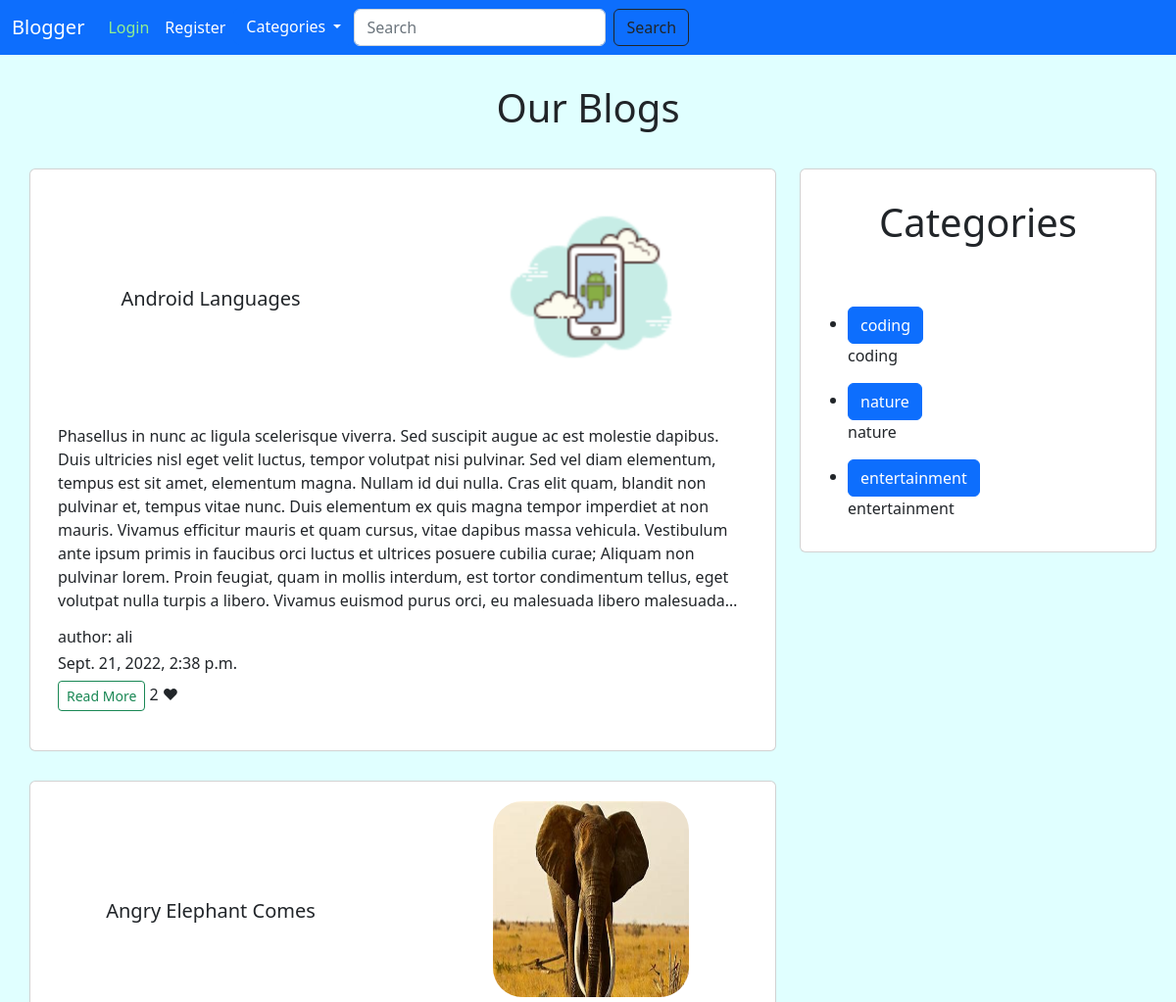
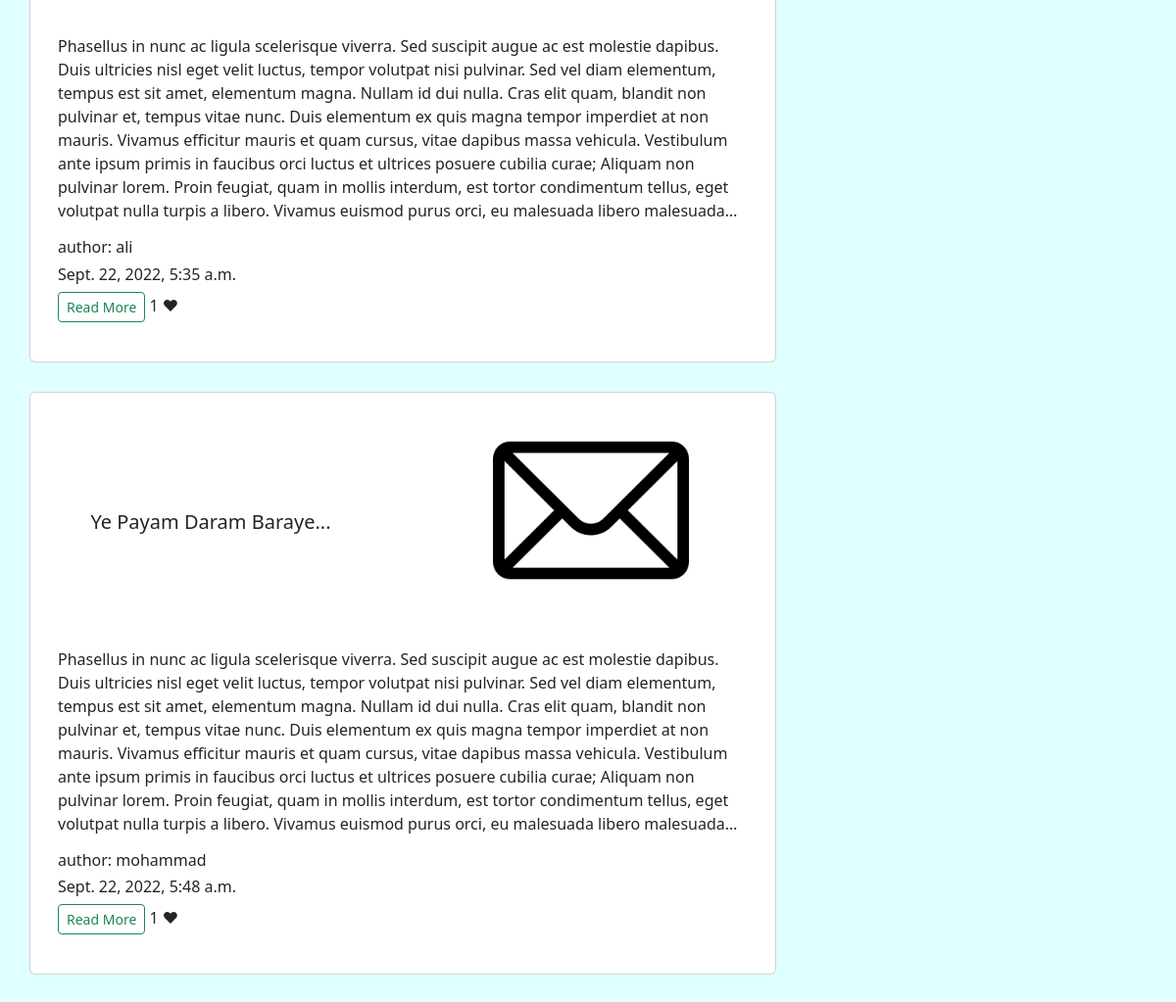
The page / on the database its author committed (2 pictures, top to bottom).
### blog/models.py (models this page shows, shortened)
class Blog(models.Model):
    slug = models.CharField(max_length=500, unique=True)
    created_on = models.DateTimeField(auto_now_add=True)
    author = models.ForeignKey(User, on_delete=models.CASCADE)
    title = models.CharField(max_length=150)
    body = models.TextField(max_length=4000)
    category = models.ForeignKey(
        Category, on_delete=models.PROTECT, null=False)
    image = models.ImageField(default='kiaei.jpg',
                              upload_to='blog_pictures')
    likes = models.ManyToManyField(User, related_name='blog_posts')
    def total_likes(self):
        return self.likes.count()

class Category(models.Model):
    name = models.CharField(max_length=150)
    description = models.CharField(max_length=1000)

### blog/views.py (the view)
# urls.py: path('', views.index, name='index'),
def index(request):
    blogs = Blog.objects.all()
    categories = Category.objects.all()
    context = {
        'blogs': blogs,
        'categories': categories,
    }
    return render(request, 'blog/index.html', context)

### blog/templates/blog/index.html (shortened to what this page needs)
{% extends 'blog/base.html' %}
{% block body %}
<h1 style="text-align: center;">Our Blogs</h1>
<div class="row">
    <div class="col-md-8">
        {% for blog in blogs %}
        <div style="margin-left: 30px; margin-bottom: 30px;" class="card">
            <div class="row">
                <div class="col-md-6 text-center">
                    <h5 style="margin-top:120px;" class="card-title">{{ blog.title }}</h5>
                </div>
                <div class="col-md-6">
                    <img style="border-radius: 30px; margin-left: 80px; margin-top: 20px;" width="200px" height="200px"
                        src="{{ blog.image.url }}" alt="">
                </div>
            </div>
            <div class="row">
                <div style="padding: 40px;" class="col-md-12">
                    <p class="card-text text">{{ blog.body }}</p>
                    <h6>author: {{ blog.author }}</h6>
                    <h6>{{ blog.created_on }}</h6>
                    <a href="{% url 'blog:details' blog.slug %}" class="btn btn-outline-success btn-sm">Read
                        More</a>
                    {{ blog.total_likes }} ❤
                </div>
            </div>
        </div>
        {% endfor %}
    </div>
    <div class="col-md-4">
        <div style="margin-right:20px;" class="card">
            <div class="card-title">
                <h1>Categories</h1>
            </div>
            <div class="card-body">
                <ul>
                    {% for category in categories %}
                    <li>
                        <a class="btn btn-primary" href="{% url 'blog:category' category.name %}">{{category.name}}</a>
                        <p>{{ category.description }}</p>
                    </li>
                    {% endfor %}
                </ul>
            </div>
        </div>
    </div>
</div>
{% endblock body %}

### blog/static/blog/style.css (style rules this page uses)
h1 { text-align: center; padding: 30px; }
body { background-color: lightcyan; }
.text { overflow: hidden; text-overflow: ellipsis; display: -webkit-box; -webkit-line-clamp: 8; line-clamp: 8; -webkit-box-orient: vertical; }

### rows shown on the page
Blog: title "Android Languages", image (picture), body "Phasellus in nunc ac ligula scelerisque viverra. Sed suscipit augue ac est molestie dapibus. Duis ultricies nisl eget velit luctus, tempor volutpat nisi pulvinar. Sed vel diam elementum, tempus est sit amet, elementum magna. Nullam id dui nulla. Cras elit quam, blandit non pulvinar et, tempus vitae nunc. Duis elementum ex quis magna tempor imperdiet at non mauris. Vivamus efficitur mauris et quam cursus, vitae dapibus massa vehicula. Vestibulum ante ipsum primis in faucibus orci luctus et ultrices posuere cubilia curae; Aliquam non pulvinar lorem. Proin feugiat, quam in mollis interdum, est tortor condimentum tellus, eget volutpat nulla turpis a libero. Vivamus euismod purus orci, eu…", author "ali", created_on "Sept. 21, 2022, 2:38 p.m.", total_likes "2"
Blog: title "Angry Elephant Comes", image (picture), body "Phasellus in nunc ac ligula scelerisque viverra. Sed suscipit augue ac est molestie dapibus. Duis ultricies nisl eget velit luctus, tempor volutpat nisi pulvinar. Sed vel diam elementum, tempus est sit amet, elementum magna. Nullam id dui nulla. Cras elit quam, blandit non pulvinar et, tempus vitae nunc. Duis elementum ex quis magna tempor imperdiet at non mauris. Vivamus efficitur mauris et quam cursus, vitae dapibus massa vehicula. Vestibulum ante ipsum primis in faucibus orci luctus et ultrices posuere cubilia curae; Aliquam non pulvinar lorem. Proin feugiat, quam in mollis interdum, est tortor condimentum tellus, eget volutpat nulla turpis a libero. Vivamus euismod purus orci, eu…", author "ali", created_on "Sept. 22, 2022, 5:35 a.m.", total_likes "1"
Blog: title "Ye Payam Daram Baraye...", image (picture), body "Phasellus in nunc ac ligula scelerisque viverra. Sed suscipit augue ac est molestie dapibus. Duis ultricies nisl eget velit luctus, tempor volutpat nisi pulvinar. Sed vel diam elementum, tempus est sit amet, elementum magna. Nullam id dui nulla. Cras elit quam, blandit non pulvinar et, tempus vitae nunc. Duis elementum ex quis magna tempor imperdiet at non mauris. Vivamus efficitur mauris et quam cursus, vitae dapibus massa vehicula. Vestibulum ante ipsum primis in faucibus orci luctus et ultrices posuere cubilia curae; Aliquam non pulvinar lorem. Proin feugiat, quam in mollis interdum, est tortor condimentum tellus, eget volutpat nulla turpis a libero. Vivamus euismod purus orci, eu…", author "mohammad", created_on "Sept. 22, 2022, 5:48 a.m.", total_likes "1"
Category: name "coding", description "coding"
Category: name "nature", description "nature"
Category: name "entertainment", description "entertainment"
